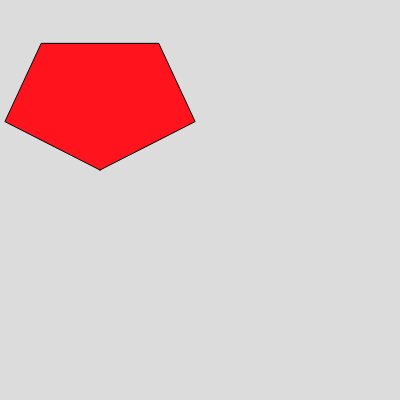
Frame 1 (no input)
Frame 60 (no input): identical to frame 1, image omitted
Frame 120 (the mouse pressed at the canvas centre since frame 60): identical to frame 1, image omitted

The p5.js sketch that drew this single still picture (run headless with seeded random() and noise() and a simulated clock; from frame 60 on, the mouse is pressed at the canvas centre):

// p5.js sketch
// ── sketch.js
// TAKatölye p5.js kod arşivi — 18 Ekim 2026
// Atölye etüdü: Alp Tuğan — Algoritmik Sanat ve Anadolu Türk Motifleri.
// Türkçe açıklamalar eklendi; düzenleme notları README.md içinde.
// Bu dosyayı tek başına sketch.js olarak kullanın.

function setup() {
  createCanvas(400, 400);
}
function draw() {
  background(220);
  translate(100, 100); // Yerel başlangıcı (100,100) noktasına taşır.
  fill(255, 20, 30); // Kırmızı dolgu.
  polygon(100, 70, 5); // Yatay/düşey yarıçapı farklı, beş köşeli biçim.
}
// İlk örnekte açı kipi polygon çağrısının içinde ayarlanıyordu.
// Aynı davranışı korumak için burada da çağrı içinde ayarlanır.
// Elips yarıçapları rx ve ry, köşe sayısı npoints ile çokgen üretir.
// Bu yardımcı fonksiyon p5.js'in yerleşik komutu değildir.
// Açı kipinin DEGREES olması gerekir; cos/sin bu kipe göre hesap yapar.
function polygon(rx, ry, npoints) {
  angleMode(DEGREES); // Global açı kipini değiştirir; push/pop bunu geri almaz.
  let angle = 360 / npoints; // Ardışık köşeler arasındaki açı.
  let offset = npoints === 4 ? angle / 2 : 0; // Dörtgende yönü 45° düzeltir.
  push();
  beginShape();
  for (let a = 0; a < 360; a += angle) {
    // 90° başlangıç ofseti, köşelerin düşey yönünü belirler.
    let sx = cos(90 + a + offset) * rx;
    let sy = sin(90 + a + offset) * ry;
    vertex(sx, sy);
  }
  endShape(CLOSE); // Son köşeyi ilkine bağlar.
  pop();
}
